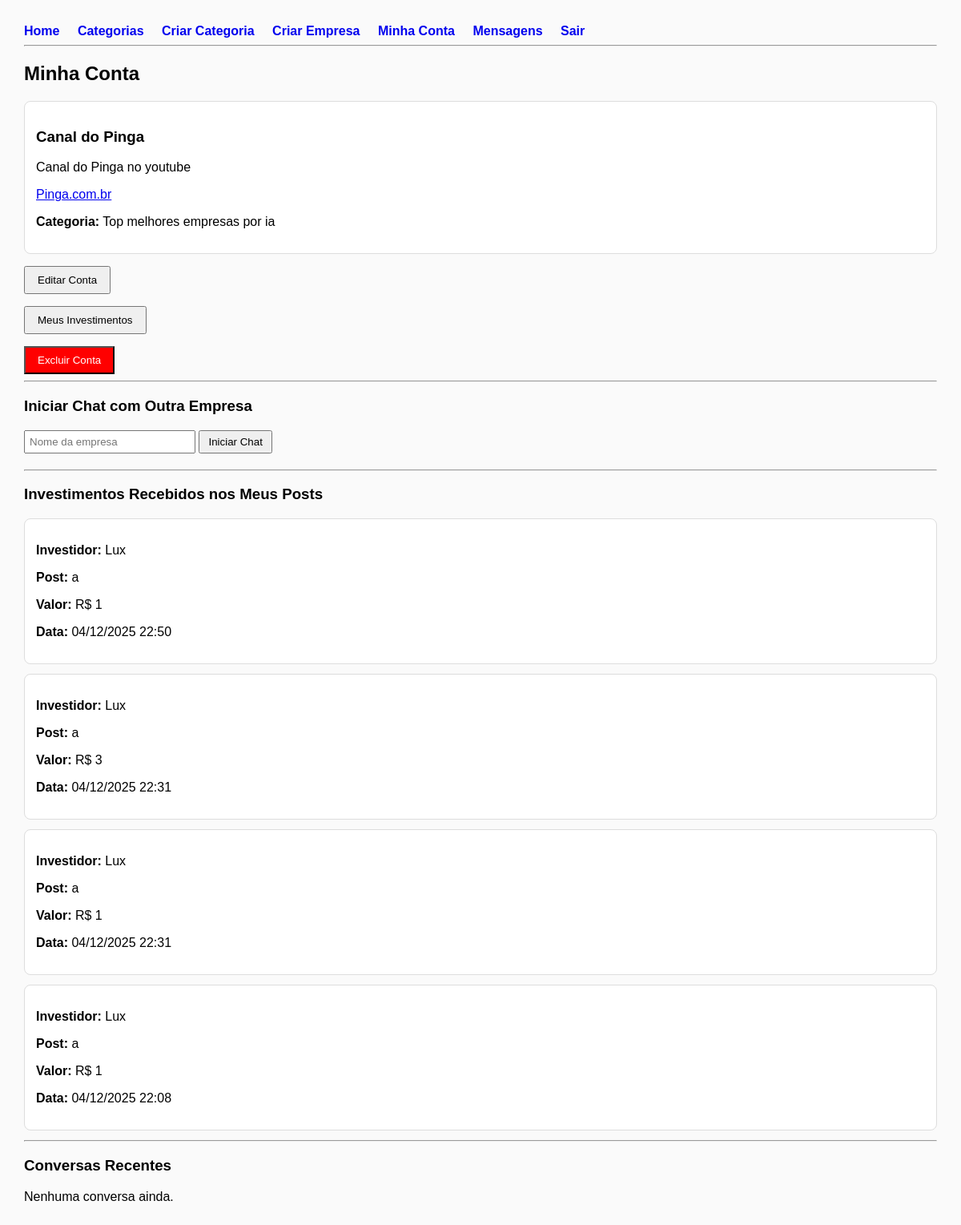
Page /my_account (signed in) on the committed database.
### app.py (models this page shows)
class Company(db.Model):
    id = db.Column(db.Integer, primary_key=True)
    name = db.Column(db.String(140), nullable=False, unique=True)
    bio = db.Column(db.Text)
    website = db.Column(db.String(250))
    password = db.Column(db.String(200), nullable=False)
    created_at = db.Column(db.DateTime, default=datetime.utcnow)
    category_id = db.Column(db.Integer, db.ForeignKey("category.id"), nullable=True)
    comments = db.relationship("Comment", backref="author", lazy=True)
    investments_made = db.relationship("InvestmentHistory", backref="investor", lazy=True, foreign_keys='InvestmentHistory.company_id')
    messages_sent = db.relationship("Message", backref="sender", lazy=True, foreign_keys='Message.sender_id')
    messages_received = db.relationship("Message", backref="receiver", lazy=True, foreign_keys='Message.receiver_id')

class Category(db.Model):
    id = db.Column(db.Integer, primary_key=True)
    name = db.Column(db.String(120), unique=True, nullable=False)
    description = db.Column(db.String(300))
    created_at = db.Column(db.DateTime, default=datetime.utcnow)
    companies = db.relationship("Company", backref="category", lazy=True)
    posts = db.relationship(
        "Post",
        backref="category",
        cascade="all, delete-orphan",
        passive_deletes=True
    )

class InvestmentHistory(db.Model):
    id = db.Column(db.Integer, primary_key=True)
    company_id = db.Column(db.Integer, db.ForeignKey("company.id"), nullable=False)
    post_id = db.Column(db.Integer, db.ForeignKey("post.id"), nullable=False)
    amount = db.Column(db.Integer, nullable=False)
    created_at = db.Column(db.DateTime, default=datetime.utcnow)

class Post(db.Model):
    id = db.Column(db.Integer, primary_key=True)
    title = db.Column(db.String(200), nullable=False)
    content = db.Column(db.Text)
    created_at = db.Column(db.DateTime, default=datetime.utcnow)
    likes = db.Column(db.Integer, default=0)
    investment = db.Column(db.Integer, default=0)
    score = db.Column(db.Float, default=0)
    company_id = db.Column(db.Integer, db.ForeignKey("company.id"), nullable=False)
    category_id = db.Column(
        db.Integer,
        db.ForeignKey("category.id", ondelete="CASCADE"),
        nullable=False
    )
    comments = db.relationship(
        "Comment",
        backref="post",
        lazy=True,
        cascade="all, delete-orphan"
    )
    investment_history = db.relationship(
        "InvestmentHistory",
        backref="post",
        lazy=True,
        cascade="all, delete-orphan"
    )
    company = db.relationship("Company", backref="posts")

### app.py (the view)
@app.route("/my_account", methods=["GET", "POST"])
def my_account():
    if "company_id" not in session:
        return redirect("/login")
    company = Company.query.get(session["company_id"])
    if not company:
        session.pop("company_id", None)  # limpa a sessão se estiver inválida
        return redirect("/login")
    if request.method == "POST":
        other_name = request.form.get("other_name", "").strip()
        other_company = Company.query.filter_by(name=other_name).first()
        if other_company:
            return redirect(url_for("chat", other_id=other_company.id))
        return "Empresa não encontrada", 404
    investments_received = (
        db.session.query(InvestmentHistory)
        .join(Post, InvestmentHistory.post_id == Post.id)
        .filter(Post.company_id == company.id)
        .order_by(InvestmentHistory.created_at.desc())
        .all()
    )
    investments_made = (
        InvestmentHistory.query
        .filter_by(company_id=company.id)
        .order_by(InvestmentHistory.created_at.desc())
        .all()
    )
    contacts = set()
    msgs = Message.query.filter(
        (Message.sender_id == company.id) | (Message.receiver_id == company.id)
    ).all()
    for m in msgs:
        if m.sender_id != company.id:
            contacts.add(m.sender_id)
        if m.receiver_id != company.id:
            contacts.add(m.receiver_id)
    contact_companies = Company.query.filter(Company.id.in_(contacts)).all() if contacts else []
    return render_template(
        "my_account.html",
        company=company,
        investments_received=investments_received,
        investments_made=investments_made,
        contacts=contact_companies
    )

### templates/my_account.html
{% extends "base.html" %}
{% block content %}
<h2>Minha Conta</h2>
<div class="card">
  <h3>{{ company.name }}</h3>
  <p>{{ company.bio or "Sem bio" }}</p>
  <p>
    {% if company.website %}
      <a href="{{ company.website }}" target="_blank">{{ company.website }}</a>
    {% else %}
      Sem site
    {% endif %}
  </p>
  <p><strong>Categoria:</strong> {{ company.category.name if company.category else '—' }}</p>
</div>
<div style="margin-top: 15px;">
  <a href="{{ url_for('edit_account') }}">
    <button style="padding: 8px 15px; cursor: pointer;">Editar Conta</button>
  </a>
</div>
<div style="margin-top: 15px;">
  <a href="{{ url_for('my_investments') }}">
    <button style="padding: 8px 15px; cursor: pointer;">Meus Investimentos</button>
  </a>
</div>
<div style="margin-top: 15px;">
  <form action="{{ url_for('delete_account', company_id=company.id) }}" method="POST" onsubmit="return confirm('Tem certeza que quer apagar sua conta? Essa ação é irreversível!');">
    <button type="submit" style="background:red; color:white; padding:8px 15px; cursor:pointer;">Excluir Conta</button>
  </form>
</div>
<hr>
<h3>Iniciar Chat com Outra Empresa</h3>
<form method="POST" action="{{ url_for('my_account') }}" style="margin-bottom:20px;">
  <input type="text" name="other_name" placeholder="Nome da empresa" required style="padding:5px; width:200px;">
  <button type="submit" style="padding: 5px 10px; cursor:pointer;">Iniciar Chat</button>
</form>
<hr>
<h3>Investimentos Recebidos nos Meus Posts</h3>
{% if investments_received %}
  {% for inv in investments_received %}
    <div class="card">
      <p><strong>Investidor:</strong> {{ inv.investor.name }}</p>
      <p><strong>Post:</strong> {{ inv.post.title }}</p>
      <p><strong>Valor:</strong> R$ {{ inv.amount }}</p>
      <p><strong>Data:</strong> {{ inv.created_at.strftime('%d/%m/%Y %H:%M') }}</p>
    </div>
  {% endfor %}
{% else %}
  <p>Ninguém investiu nos seus posts ainda.</p>
{% endif %}
<hr>
<h3>Conversas Recentes</h3>
{% if recent_chats %}
  <ul style="list-style: none; padding: 0;">
    {% for chat in recent_chats %}
      {% set other = chat['other'] %}
      {% set last_msg = chat['last_msg'] %}
      <li style="margin-bottom:10px;">
        <a href="{{ url_for('chat', other_id=other.id) }}" style="text-decoration:none; color:#333;">
          <div class="card" style="padding:10px;">
            <strong>{{ other.name }}</strong><br>
            <span style="font-size:0.9em; color:#555;">
              {{ last_msg.content[:50] }}{% if last_msg.content|length > 50 %}...{% endif %}
            </span><br>
            <small>{{ last_msg.created_at.strftime('%d/%m/%Y %H:%M') }}</small>
          </div>
        </a>
      </li>
    {% endfor %}
  </ul>
{% else %}
  <p>Nenhuma conversa ainda.</p>
{% endif %}
{% endblock %}

### templates/base.html (style rules this page uses)
body { font-family: Arial, sans-serif; margin: 30px; background:#fafafa }
.card { background:#fff; padding:14px; border-radius:8px; border:1px solid #ddd; margin-bottom:12px }

### rows in the picture
Company: name "Canal do Pinga", bio "Canal do Pinga no youtube", website "Pinga.com.br"
Category: category "Top melhores empresas por ia"
InvestmentHistory: investor.name "Lux", post "a", amount "1", created_at "04/12/2025 22:50"
InvestmentHistory: investor.name "Lux", post "a", amount "3", created_at "04/12/2025 22:31"
InvestmentHistory: investor.name "Lux", post "a", amount "1", created_at "04/12/2025 22:31"
InvestmentHistory: investor.name "Lux", post "a", amount "1", created_at "04/12/2025 22:08"
